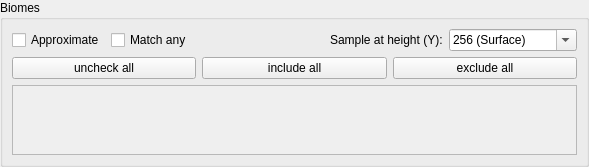
         <widget class="QWidget" name="pageBiomes">
          <layout class="QGridLayout" name="gridLayout_4">
           <property name="leftMargin">
            <number>0</number>
           </property>
           <property name="topMargin">
            <number>0</number>
           </property>
           <property name="rightMargin">
            <number>0</number>
           </property>
           <property name="bottomMargin">
            <number>0</number>
           </property>
           <property name="spacing">
            <number>0</number>
           </property>
           <item row="1" column="1">
            <widget class="QGroupBox" name="groupBox_7">
             <property name="sizePolicy">
              <sizepolicy hsizetype="MinimumExpanding" vsizetype="Preferred">
               <horstretch>0</horstretch>
               <verstretch>0</verstretch>
              </sizepolicy>
             </property>
             <property name="title">
              <string>Biomes</string>
             </property>
             <layout class="QGridLayout" name="gridLayout_13">
              <item row="0" column="0">
               <widget class="QCheckBox" name="checkApprox">
                <property name="toolTip">
                 <string>Enables optimizations that trade some accuracy for speed</string>
                </property>
                <property name="text">
                 <string>Approximate</string>
                </property>
               </widget>
              </item>
              <item row="0" column="1">
               <widget class="QCheckBox" name="checkMatchAny">
                <property name="toolTip">
                 <string>&lt;html&gt;&lt;head/&gt;&lt;body&gt;&lt;p style=&quot;white-space:pre&quot;&gt;Satisfied if &lt;span style=&quot; font-weight:600;&quot;&gt;any&lt;/span&gt; of the checked biomes are present&lt;/p&gt;&lt;/body&gt;&lt;/html&gt;</string>
                </property>
                <property name="text">
                 <string>Match any</string>
                </property>
               </widget>
              </item>
              <item row="0" column="2">
               <spacer name="horizontalSpacer_3">
                <property name="orientation">
                 <enum>Qt::Horizontal</enum>
                </property>
                <property name="sizeHint" stdset="0">
                 <size>
                  <width>126</width>
                  <height>20</height>
                 </size>
                </property>
               </spacer>
              </item>
              <item row="0" column="3">
               <widget class="QLabel" name="labelY">
                <property name="text">
                 <string>Sample at height (Y):</string>
                </property>
               </widget>
              </item>
              <item row="0" column="4">
               <widget class="QComboBox" name="comboY">
                <property name="editable">
                 <bool>true</bool>
                </property>
                <property name="maxVisibleItems">
                 <number>12</number>
                </property>
                <item>
                 <property name="text">
                  <string>256 (Surface)</string>
                 </property>
                </item>
                <item>
                 <property name="text">
                  <string>128 (Nether Roof)</string>
                 </property>
                </item>
                <item>
                 <property name="text">
                  <string>62 (Sea Level)</string>
                 </property>
                </item>
                <item>
                 <property name="text">
                  <string>48</string>
                 </property>
                </item>
                <item>
                 <property name="text">
                  <string>32</string>
                 </property>
                </item>
                <item>
                 <property name="text">
                  <string>16</string>
                 </property>
                </item>
                <item>
                 <property name="text">
                  <string>0</string>
                 </property>
                </item>
                <item>
                 <property name="text">
                  <string>-16</string>
                 </property>
                </item>
                <item>
                 <property name="text">
                  <string>-32</string>
                 </property>
                </item>
                <item>
                 <property name="text">
                  <string>-48</string>
                 </property>
                </item>
                <item>
                 <property name="text">
                  <string>-64 (Bedrock)</string>
                 </property>
                </item>
               </widget>
              </item>
              <item row="1" column="0" colspan="5">
               <layout class="QHBoxLayout" name="horizontalLayout_4">
                <item>
                 <widget class="QPushButton" name="buttonUncheck">
                  <property name="text">
                   <string>uncheck all</string>
                  </property>
                 </widget>
                </item>
                <item>
                 <widget class="QPushButton" name="buttonInclude">
                  <property name="text">
                   <string>include all</string>
                  </property>
                 </widget>
                </item>
                <item>
                 <widget class="QPushButton" name="buttonExclude">
                  <property name="text">
                   <string>exclude all</string>
                  </property>
                 </widget>
                </item>
               </layout>
              </item>
              <item row="2" column="0" colspan="5">
               <widget class="QScrollArea" name="scrollBiomes">
                <property name="widgetResizable">
                 <bool>true</bool>
                </property>
                <widget class="QWidget" name="scrollBiomesContent">
                 <property name="geometry">
                  <rect>
                   <x>0</x>
                   <y>0</y>
                   <width>60</width>
                   <height>20</height>
                  </rect>
                 </property>
                 <layout class="QVBoxLayout" name="verticalLayout_6">
                  <property name="sizeConstraint">
                   <enum>QLayout::SetMinAndMaxSize</enum>
                  </property>
                  <item>
                   <layout class="QGridLayout" name="gridLayoutBiomes"/>
                  </item>
                 </layout>
                </widget>
               </widget>
              </item>
             </layout>
            </widget>
           </item>
          </layout>
         </widget>
